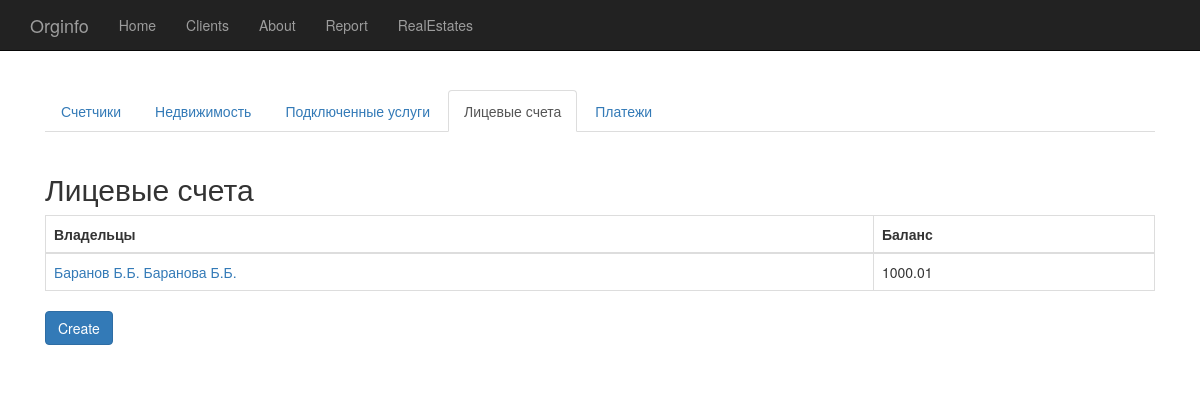
Before: /real_estates/3/accounts/ with the older database file.
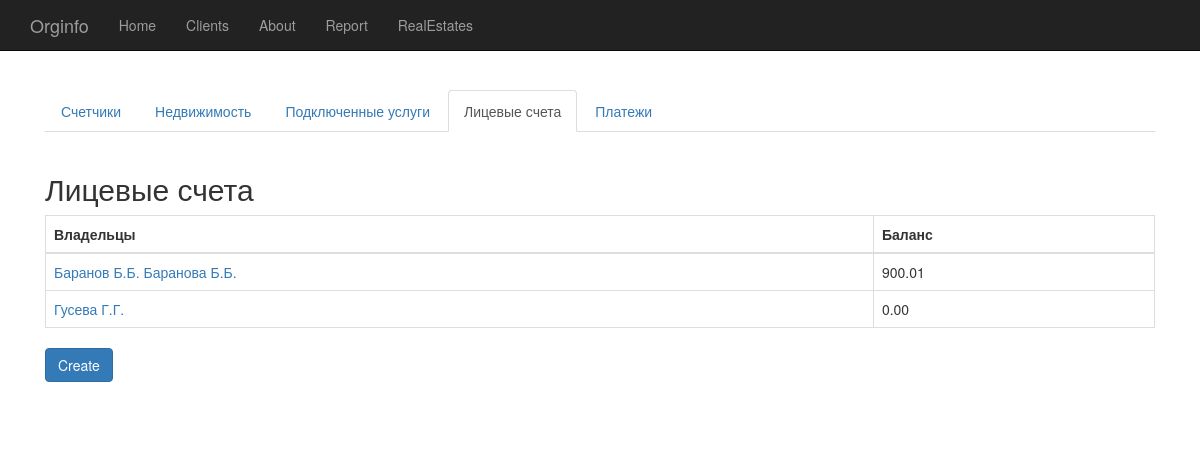
After: the same page with the newer database file.
### accounting/models.py (models this page shows, shortened)
class Account(models.Model):
    real_estate = models.ForeignKey(RealEstate)
    balance = models.DecimalField(max_digits=8, decimal_places=2, default=0)
    owners = models.TextField()

### accounting/views.py (the view)
# urls.py: url(r'^real_estates/(?P<real_estate_id>\d+)/accounts/$', views.Accounts.as_view(), name='accounts'),
class Accounts(ListView):
    model = Account
    template_name = 'accounting/accounts.html'
    context_object_name = 'accounts'
    def get_queryset(self):
        return Account.objects.filter(real_estate=self.kwargs['real_estate_id']);
    def get_context_data(self, **kwargs):
        context = super(Accounts, self).get_context_data(**kwargs)
        context['real_estate_id'] = self.kwargs['real_estate_id']
        return context

### accounting/templates/accounting/accounts.html
{% extends "accounting/real-estate-menu-item.html" %}
{% block real_estate_tab_content %}
{% if accounts %}
    <h2>Лицевые счета</h2>
    <table class="table table-bordered">
        <thead>
            <tr>
                <th>Владельцы</th>
                <th>Баланс</th>
            </tr>
        </thead>
        <tbody>
        {% for account in accounts %}
            <tr>
                <td><a href="{% url "accounting:account" real_estate_id account.id %}">{{ account.owners }}</a></td>
                <td>{{ account.balance }}</td>
            </tr>
        {% endfor %}
        </tbody>
    </table>
{% else %}
    <p>Ни один лицевой счёт ни связан с недвижимостью.</p>
{% endif %}
<a class="btn btn-primary btn-default" role="button" href="{% url "accounting:create_account" real_estate_id %}">Create</a>
{% endblock %}

Changed rows visible on the page:
changed Account "Баранов Б.Б. Баранова Б.Б.": balance "1000.01" → "900.01"
now on this page (row edited): Account: owners "Гусева Г.Г.", balance "0.00"
